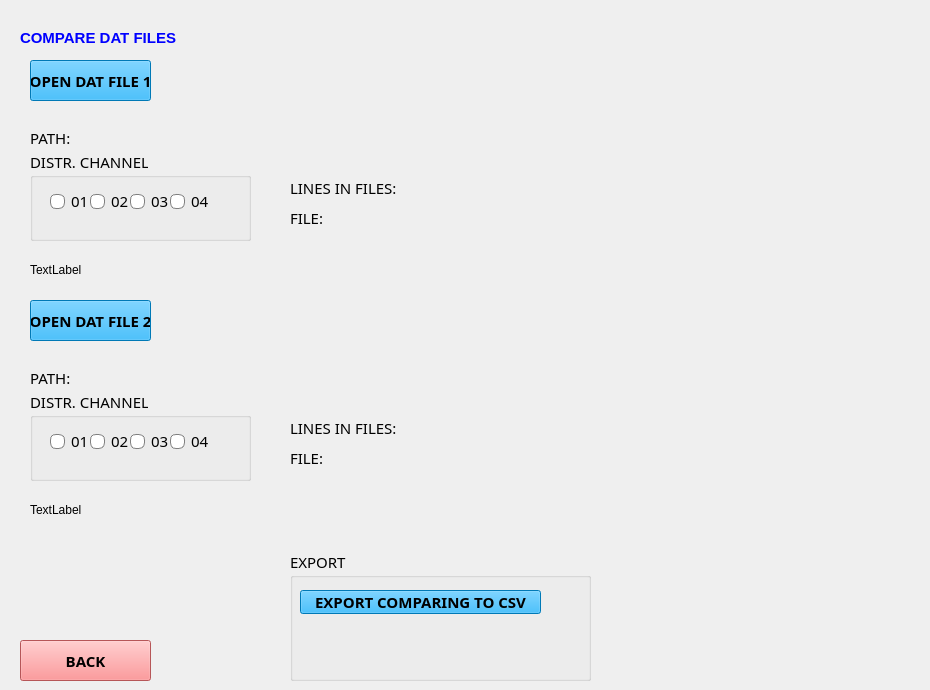
      <widget class="QWidget" name="pageCompareDatFiles">
       <widget class="QLabel" name="label_9">
        <property name="geometry">
         <rect>
          <x>20</x>
          <y>30</y>
          <width>321</width>
          <height>16</height>
         </rect>
        </property>
        <property name="font">
         <font>
          <family>Arial</family>
          <pointsize>11</pointsize>
          <italic>false</italic>
          <bold>true</bold>
         </font>
        </property>
        <property name="styleSheet">
         <string notr="true">color: blue;
font-weight: bold;
font: 700 11pt &quot;Arial&quot;;</string>
        </property>
        <property name="text">
         <string>COMPARE DAT FILES</string>
        </property>
        <property name="style" stdset="0">
         <string/>
        </property>
       </widget>
       <widget class="QLabel" name="lblFileCountLines_71">
        <property name="geometry">
         <rect>
          <x>290</x>
          <y>180</y>
          <width>251</width>
          <height>16</height>
         </rect>
        </property>
        <property name="font">
         <font>
          <family>Bahnschrift</family>
          <pointsize>11</pointsize>
         </font>
        </property>
        <property name="text">
         <string>LINES IN FILES:</string>
        </property>
       </widget>
       <widget class="QLabel" name="lblFileName_71">
        <property name="geometry">
         <rect>
          <x>290</x>
          <y>210</y>
          <width>631</width>
          <height>16</height>
         </rect>
        </property>
        <property name="font">
         <font>
          <family>Bahnschrift</family>
          <pointsize>11</pointsize>
         </font>
        </property>
        <property name="text">
         <string>FILE:</string>
        </property>
       </widget>
       <widget class="QPushButton" name="btnOpenFile_71">
        <property name="geometry">
         <rect>
          <x>30</x>
          <y>60</y>
          <width>121</width>
          <height>41</height>
         </rect>
        </property>
        <property name="font">
         <font>
          <family>Bahnschrift</family>
          <pointsize>11</pointsize>
          <bold>true</bold>
         </font>
        </property>
        <property name="styleSheet">
         <string notr="true">background-color: rgb(0, 170, 255);</string>
        </property>
        <property name="text">
         <string>OPEN DAT FILE 1</string>
        </property>
       </widget>
       <widget class="QGroupBox" name="groupBoxDCh_71">
        <property name="geometry">
         <rect>
          <x>30</x>
          <y>150</y>
          <width>221</width>
          <height>91</height>
         </rect>
        </property>
        <property name="font">
         <font>
          <family>Bahnschrift</family>
          <pointsize>11</pointsize>
         </font>
        </property>
        <property name="styleSheet">
         <string notr="true">QRadioButton {
    background-color: transparent;
}

QRadioButton:checked {
    background-color: lightskyblue ;
}

QRadioButton::indicator {
    width: 13px;
    height: 13px;
    border-radius: 6px;
    border: 1px solid gray;
    background: white;
}

QRadioButton::indicator:checked {
    background-color: blue;
    border: 2px solid green;
}

QRadioButton::indicator:checked:disabled {
    background-color: darkBlue;
    border: 2px solid green;
}

QRadioButton:disabled {
    color: black;
}</string>
        </property>
        <property name="title">
         <string>DISTR. CHANNEL</string>
        </property>
        <widget class="QRadioButton" name="radioButton_71_2">
         <property name="enabled">
          <bool>true</bool>
         </property>
         <property name="geometry">
          <rect>
           <x>60</x>
           <y>40</y>
           <width>41</width>
           <height>22</height>
          </rect>
         </property>
         <property name="font">
          <font>
           <family>Bahnschrift</family>
           <pointsize>11</pointsize>
          </font>
         </property>
         <property name="text">
          <string>02</string>
         </property>
         <property name="checkable">
          <bool>true</bool>
         </property>
        </widget>
        <widget class="QRadioButton" name="radioButton_71_1">
         <property name="enabled">
          <bool>true</bool>
         </property>
         <property name="geometry">
          <rect>
           <x>20</x>
           <y>40</y>
           <width>41</width>
           <height>22</height>
          </rect>
         </property>
         <property name="font">
          <font>
           <family>Bahnschrift</family>
           <pointsize>11</pointsize>
          </font>
         </property>
         <property name="text">
          <string>01</string>
         </property>
         <property name="checkable">
          <bool>true</bool>
         </property>
        </widget>
        <widget class="QRadioButton" name="radioButton_71_3">
         <property name="enabled">
          <bool>true</bool>
         </property>
         <property name="geometry">
          <rect>
           <x>100</x>
           <y>40</y>
           <width>51</width>
           <height>22</height>
          </rect>
         </property>
         <property name="font">
          <font>
           <family>Bahnschrift</family>
           <pointsize>11</pointsize>
          </font>
         </property>
         <property name="text">
          <string>03</string>
         </property>
         <property name="checkable">
          <bool>true</bool>
         </property>
        </widget>
        <widget class="QRadioButton" name="radioButton_71_4">
         <property name="enabled">
          <bool>true</bool>
         </property>
         <property name="geometry">
          <rect>
           <x>140</x>
           <y>40</y>
           <width>51</width>
           <height>22</height>
          </rect>
         </property>
         <property name="font">
          <font>
           <family>Bahnschrift</family>
           <pointsize>11</pointsize>
          </font>
         </property>
         <property name="text">
          <string>04</string>
         </property>
         <property name="checkable">
          <bool>true</bool>
         </property>
        </widget>
       </widget>
       <widget class="QLabel" name="lblFilePath_71">
        <property name="geometry">
         <rect>
          <x>30</x>
          <y>130</y>
          <width>841</width>
          <height>16</height>
         </rect>
        </property>
        <property name="font">
         <font>
          <family>Bahnschrift</family>
          <pointsize>11</pointsize>
         </font>
        </property>
        <property name="text">
         <string>PATH:</string>
        </property>
       </widget>
       <widget class="QPushButton" name="btnOpenFile_72">
        <property name="geometry">
         <rect>
          <x>30</x>
          <y>300</y>
          <width>121</width>
          <height>41</height>
         </rect>
        </property>
        <property name="font">
         <font>
          <family>Bahnschrift</family>
          <pointsize>11</pointsize>
          <bold>true</bold>
         </font>
        </property>
        <property name="styleSheet">
         <string notr="true">background-color: rgb(0, 170, 255);</string>
        </property>
        <property name="text">
         <string>OPEN DAT FILE 2</string>
        </property>
       </widget>
       <widget class="QLabel" name="lblFilePath_72">
        <property name="geometry">
         <rect>
          <x>30</x>
          <y>370</y>
          <width>841</width>
          <height>16</height>
         </rect>
        </property>
        <property name="font">
         <font>
          <family>Bahnschrift</family>
          <pointsize>11</pointsize>
         </font>
        </property>
        <property name="text">
         <string>PATH:</string>
        </property>
       </widget>
       <widget class="QLabel" name="lblFileName_72">
        <property name="geometry">
         <rect>
          <x>290</x>
          <y>450</y>
          <width>631</width>
          <height>16</height>
         </rect>
        </property>
        <property name="font">
         <font>
          <family>Bahnschrift</family>
          <pointsize>11</pointsize>
         </font>
        </property>
        <property name="text">
         <string>FILE:</string>
        </property>
       </widget>
       <widget class="QLabel" name="lblFileCountLines_72">
        <property name="geometry">
         <rect>
          <x>290</x>
          <y>420</y>
          <width>251</width>
          <height>16</height>
         </rect>
        </property>
        <property name="font">
         <font>
          <family>Bahnschrift</family>
          <pointsize>11</pointsize>
         </font>
        </property>
        <property name="text">
         <string>LINES IN FILES:</string>
        </property>
       </widget>
       <widget class="QGroupBox" name="groupBoxDCh_72">
        <property name="geometry">
         <rect>
          <x>30</x>
          <y>390</y>
          <width>221</width>
          <height>91</height>
         </rect>
        </property>
        <property name="font">
         <font>
          <family>Bahnschrift</family>
          <pointsize>11</pointsize>
         </font>
        </property>
        <property name="styleSheet">
         <string notr="true">QRadioButton {
    background-color: transparent;
}

QRadioButton:checked {
    background-color: lightskyblue ;
}

QRadioButton::indicator {
    width: 13px;
    height: 13px;
    border-radius: 6px;
    border: 1px solid gray;
    background: white;
}

QRadioButton::indicator:checked {
    background-color: blue;
    border: 2px solid green;
}

QRadioButton::indicator:checked:disabled {
    background-color: darkBlue;
    border: 2px solid green;
}

QRadioButton:disabled {
    color: black;
}</string>
        </property>
        <property name="title">
         <string>DISTR. CHANNEL</string>
        </property>
        <widget class="QRadioButton" name="radioButton_72_2">
         <property name="enabled">
          <bool>true</bool>
         </property>
         <property name="geometry">
          <rect>
           <x>60</x>
           <y>40</y>
           <width>41</width>
           <height>22</height>
          </rect>
         </property>
         <property name="font">
          <font>
           <family>Bahnschrift</family>
           <pointsize>11</pointsize>
          </font>
         </property>
         <property name="text">
          <string>02</string>
         </property>
         <property name="checkable">
          <bool>true</bool>
         </property>
        </widget>
        <widget class="QRadioButton" name="radioButton_72_1">
         <property name="enabled">
          <bool>true</bool>
         </property>
         <property name="geometry">
          <rect>
           <x>20</x>
           <y>40</y>
           <width>41</width>
           <height>22</height>
          </rect>
         </property>
         <property name="font">
          <font>
           <family>Bahnschrift</family>
           <pointsize>11</pointsize>
          </font>
         </property>
         <property name="text">
          <string>01</string>
         </property>
         <property name="checkable">
          <bool>true</bool>
         </property>
        </widget>
        <widget class="QRadioButton" name="radioButton_72_3">
         <property name="enabled">
          <bool>true</bool>
         </property>
         <property name="geometry">
          <rect>
           <x>100</x>
           <y>40</y>
           <width>51</width>
           <height>22</height>
          </rect>
         </property>
         <property name="font">
          <font>
           <family>Bahnschrift</family>
           <pointsize>11</pointsize>
          </font>
         </property>
         <property name="text">
          <string>03</string>
         </property>
         <property name="checkable">
          <bool>true</bool>
         </property>
        </widget>
        <widget class="QRadioButton" name="radioButton_72_4">
         <property name="enabled">
          <bool>true</bool>
         </property>
         <property name="geometry">
          <rect>
           <x>140</x>
           <y>40</y>
           <width>51</width>
           <height>22</height>
          </rect>
         </property>
         <property name="font">
          <font>
           <family>Bahnschrift</family>
           <pointsize>11</pointsize>
          </font>
         </property>
         <property name="text">
          <string>04</string>
         </property>
         <property name="checkable">
          <bool>true</bool>
         </property>
        </widget>
       </widget>
       <widget class="QGroupBox" name="groupBoxFileExp_5">
        <property name="geometry">
         <rect>
          <x>290</x>
          <y>550</y>
          <width>301</width>
          <height>131</height>
         </rect>
        </property>
        <property name="font">
         <font>
          <family>Bahnschrift</family>
          <pointsize>11</pointsize>
         </font>
        </property>
        <property name="title">
         <string>EXPORT</string>
        </property>
        <widget class="QPushButton" name="pushBtnExport_7">
         <property name="geometry">
          <rect>
           <x>10</x>
           <y>40</y>
           <width>241</width>
           <height>24</height>
          </rect>
         </property>
         <property name="font">
          <font>
           <family>Bahnschrift</family>
           <pointsize>11</pointsize>
           <bold>true</bold>
          </font>
         </property>
         <property name="styleSheet">
          <string notr="true">background-color: rgb(0, 170, 255);</string>
         </property>
         <property name="text">
          <string>EXPORT COMPARING TO CSV</string>
         </property>
        </widget>
       </widget>
       <widget class="QPushButton" name="btnBackToHome7">
        <property name="geometry">
         <rect>
          <x>20</x>
          <y>640</y>
          <width>131</width>
          <height>41</height>
         </rect>
        </property>
        <property name="font">
         <font>
          <family>Bahnschrift</family>
          <pointsize>11</pointsize>
          <bold>true</bold>
         </font>
        </property>
        <property name="styleSheet">
         <string notr="true">background-color: rgb(255, 121, 123);</string>
        </property>
        <property name="text">
         <string>BACK</string>
        </property>
       </widget>
       <widget class="QLabel" name="lblControlCurrency_71">
        <property name="geometry">
         <rect>
          <x>30</x>
          <y>260</y>
          <width>461</width>
          <height>20</height>
         </rect>
        </property>
        <property name="text">
         <string>TextLabel</string>
        </property>
       </widget>
       <widget class="QLabel" name="lblControlCurrency_72">
        <property name="geometry">
         <rect>
          <x>30</x>
          <y>500</y>
          <width>461</width>
          <height>20</height>
         </rect>
        </property>
        <property name="text">
         <string>TextLabel</string>
        </property>
       </widget>
      </widget>
